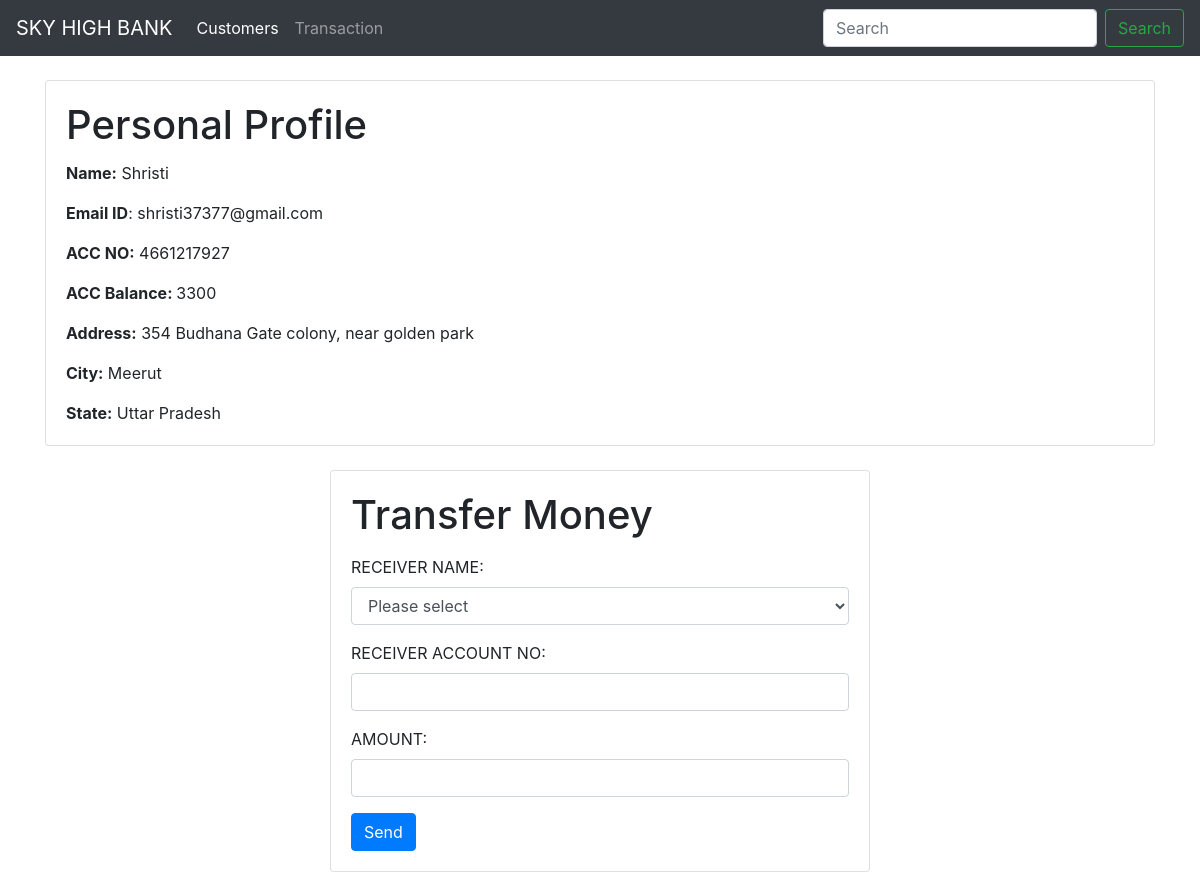
The app's page /profilenew/4 with its own data.
### bankapp/models.py (models this page shows)
class customer(models.Model):
    id=models.IntegerField(default=0,primary_key=True)
    name = models.CharField(max_length=200, null=True)
    email = models.CharField(max_length=200, null=True)
    address = models.CharField(max_length=255)
    city = models.CharField(max_length=255)
    state = models.CharField(max_length=255)
    accbal = models.IntegerField()
    accno = models.IntegerField()

### bankapp/views.py (the view, shortened to what this page needs)
# urls.py: path('profilenew/<int:id>', views.profile, name="profile"),
def profile(request,id):
    post = customer.objects.filter(id=id)
    return render(request ,'profilenew.html',{'prof':post})

### templates/profilenew.html (shortened to what this page needs)
{% extends 'basic.html' %}
{% block body %}
<div class="container">
    <div class="row ">
<div class="col-12">
{% for i in prof %}
<div class="card mt-4" >
  <div class="card-body">
    <h1 class="card-title">Personal Profile</h1>
      <p class="card-text"><b>Name:</b> {{i.name}}</p>
      <p class="card-text"><b>Email ID</b>: {{i.email}}</p>
      <p class="card-text"><b>ACC NO:</b> {{i.accno}}</p>
      <p class="card-text"><b>ACC Balance: </b>{{i.accbal}}</p>
      <p class="card-text"><b>Address:</b> {{i.address}}</p>
      <p class="card-text"><b>City:</b> {{i.city}}</p>
      <p class="card-text"><b>State:</b> {{i.state}}</p>
  </div>
</div>
{% endfor %}
</div>
</div>
    <div class="row justify-content-center">
<div class="col-md-6 col-sm-12">
{% for j in prof %}
<div class="card mt-4">
<div class="card-body">
<h1 class="card-title">Transfer Money</h1>
<form action="/profilenew/{{j.id}}" method="post">
<div class="card-text">
   <div class="form-group">
    <label for="receiver">RECEIVER NAME:</label>
    <select class="form-control" id="receiver" name="receiver" required>
      <option value="" selected>Please select</option>
    </select>
  </div>
</div>
    <div class="card-text">
  <div class="form-group">
  <label for="receiveraccno">RECEIVER ACCOUNT NO:</label>
    <input type="number" class="form-control " id="receiveraccno"  name="receiveraccno" aria-describedby="emailHelp" required>
  </div>
    </div>
    <div class="card-text">
  <div class="form-group">
<label for="amount">AMOUNT:</label>
    <input type="number" name="amount" class="form-control" id="amount" aria-describedby="emailHelp" required>
  </div>
    </div>
<div class="card-text">
  <button type="submit" class="btn btn-primary">Send</button>
</div>
</form>
</div>
</div>
{% endfor %}
</div>
    </div>
</div>
{% endblock %}

### records on screen
customer: name "Shristi", email "shristi37377@gmail.com", accno "4661217927", accbal "3300", address "354 Budhana Gate colony, near golden park", city "Meerut", state "Uttar Pradesh"
